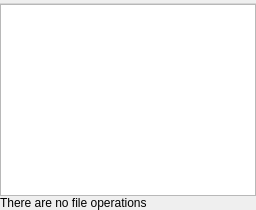
<?xml version="1.0" encoding="UTF-8"?>
<ui version="4.0">
 <class>OperationsWindow</class>
 <widget class="QMainWindow" name="OperationsWindow">
  <property name="windowTitle">
   <string>File operations</string>
  </property>
  <widget class="QWidget" name="mainWidget">
   <layout class="QGridLayout" name="mainLayout">
    <property name="spacing">
     <number>0</number>
    </property>
    <property name="margin">
     <number>0</number>
    </property>
    <item row="0" column="0">
     <widget class="QListWidget" name="operationList">
      <property name="contextMenuPolicy">
       <enum>Qt::CustomContextMenu</enum>
      </property>
     </widget>
    </item>
    <item row="1" column="0">
     <widget class="QLabel" name="emptyInfo">
      <property name="visible">
       <bool>false</bool>
      </property>
      <property name="text">
       <string>There are no file operations</string>
      </property>
      <property name="alignment">
       <enum>Qt::AlignHCenter | Qt::AlignVCenter</enum>
      </property>
     </widget>
    </item>
   </layout>
  </widget>
  <widget class="QMenuBar" name="menubar">
   <widget class="QMenu" name="windowMenu">
    <addaction name="clearAction"/>
   </widget>
   <addaction name="windowMenu"/>
  </widget>
  <action name="clearAction">
   <property name="text">
    <string>Clear finished</string>
   </property>
  </action>
 </widget>
 <resources/>
 <connections/>
</ui>
